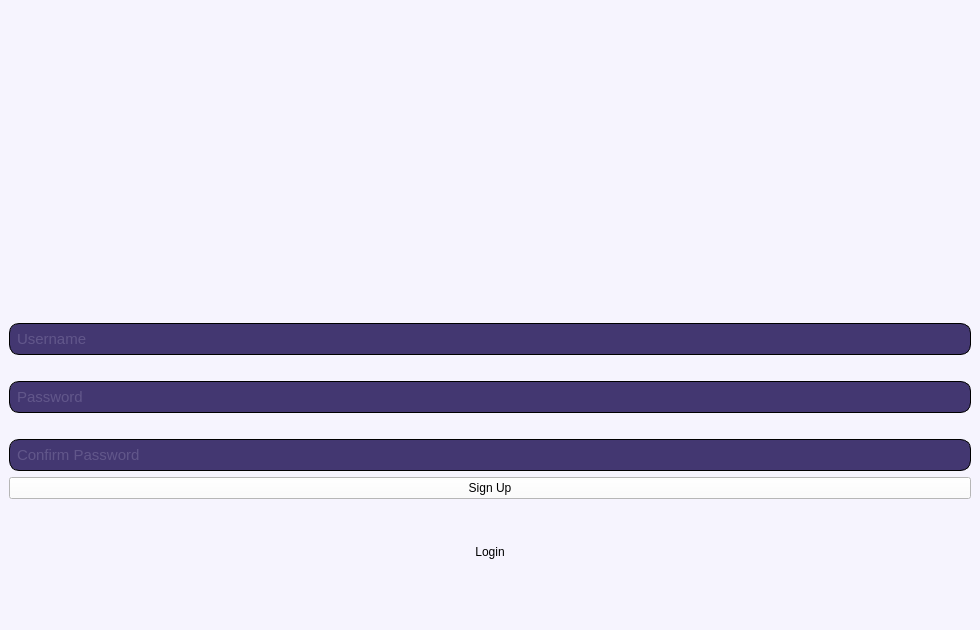
<?xml version="1.0" encoding="UTF-8"?>
<ui version="4.0">
 <class>MainWindow</class>
 <widget class="QMainWindow" name="MainWindow">
  <property name="geometry">
   <rect>
    <x>0</x>
    <y>0</y>
    <width>980</width>
    <height>630</height>
   </rect>
  </property>
  <property name="windowTitle">
   <string>MainWindow</string>
  </property>
  <property name="styleSheet">
   <string notr="true">background-color: rgb(246, 244, 254);</string>
  </property>
  <widget class="QWidget" name="centralwidget">
   <layout class="QVBoxLayout" name="verticalLayout">
    <item>
     <widget class="QLabel" name="logo">
      <property name="styleSheet">
       <string notr="true">image: url(:/login/images/logodompetq.png)</string>
      </property>
      <property name="text">
       <string/>
      </property>
     </widget>
    </item>
    <item>
     <widget class="QLineEdit" name="name">
      <property name="styleSheet">
       <string notr="true">background-color: rgb(67, 55, 113);
color: rgb(127, 118, 164);
font-size: 15px;
border: 1px solid black;
border-radius: 10px;
padding: 5px</string>
      </property>
      <property name="placeholderText">
       <string>Username</string>
      </property>
     </widget>
    </item>
    <item>
     <spacer name="verticalSpacer">
      <property name="orientation">
       <enum>Qt::Vertical</enum>
      </property>
      <property name="sizeType">
       <enum>QSizePolicy::Fixed</enum>
      </property>
      <property name="sizeHint" stdset="0">
       <size>
        <width>20</width>
        <height>20</height>
       </size>
      </property>
     </spacer>
    </item>
    <item>
     <widget class="QLineEdit" name="password">
      <property name="styleSheet">
       <string notr="true">background-color: rgb(67, 55, 113);
color: rgb(127, 118, 164);
font-size: 15px;
border: 1px solid black;
border-radius: 10px;
padding: 5px</string>
      </property>
      <property name="placeholderText">
       <string>Password</string>
      </property>
     </widget>
    </item>
    <item>
     <spacer name="verticalSpacer_4">
      <property name="orientation">
       <enum>Qt::Vertical</enum>
      </property>
      <property name="sizeType">
       <enum>QSizePolicy::Fixed</enum>
      </property>
      <property name="sizeHint" stdset="0">
       <size>
        <width>20</width>
        <height>20</height>
       </size>
      </property>
     </spacer>
    </item>
    <item>
     <widget class="QLineEdit" name="confirmpass">
      <property name="styleSheet">
       <string notr="true">background-color: rgb(67, 55, 113);
color: rgb(127, 118, 164);
font-size: 15px;
border: 1px solid black;
border-radius: 10px;
padding: 5px</string>
      </property>
      <property name="readOnly">
       <bool>false</bool>
      </property>
      <property name="placeholderText">
       <string>Confirm Password</string>
      </property>
     </widget>
    </item>
    <item>
     <widget class="QPushButton" name="wannasignup">
      <property name="cursor">
       <cursorShape>PointingHandCursor</cursorShape>
      </property>
      <property name="styleSheet">
       <string notr="true">background-color: rgb(255, 255, 255);
font: 75 12pt &quot;MS Shell Dlg 2&quot;;</string>
      </property>
      <property name="text">
       <string>Sign Up</string>
      </property>
     </widget>
    </item>
    <item>
     <spacer name="verticalSpacer_2">
      <property name="orientation">
       <enum>Qt::Vertical</enum>
      </property>
      <property name="sizeType">
       <enum>QSizePolicy::Fixed</enum>
      </property>
      <property name="sizeHint" stdset="0">
       <size>
        <width>20</width>
        <height>40</height>
       </size>
      </property>
     </spacer>
    </item>
    <item>
     <widget class="QPushButton" name="wannalogin">
      <property name="cursor">
       <cursorShape>PointingHandCursor</cursorShape>
      </property>
      <property name="styleSheet">
       <string notr="true">background-color: rgba(0, 0, 0, 0);
border: none;
</string>
      </property>
      <property name="text">
       <string>Login</string>
      </property>
     </widget>
    </item>
    <item>
     <spacer name="verticalSpacer_3">
      <property name="orientation">
       <enum>Qt::Vertical</enum>
      </property>
      <property name="sizeType">
       <enum>QSizePolicy::Fixed</enum>
      </property>
      <property name="sizeHint" stdset="0">
       <size>
        <width>20</width>
        <height>40</height>
       </size>
      </property>
     </spacer>
    </item>
   </layout>
  </widget>
  <widget class="QMenuBar" name="menubar">
   <property name="geometry">
    <rect>
     <x>0</x>
     <y>0</y>
     <width>980</width>
     <height>22</height>
    </rect>
   </property>
  </widget>
  <widget class="QStatusBar" name="statusbar"/>
 </widget>
 <resources>
  <include location="../modules/resources.qrc"/>
 </resources>
 <connections/>
</ui>
